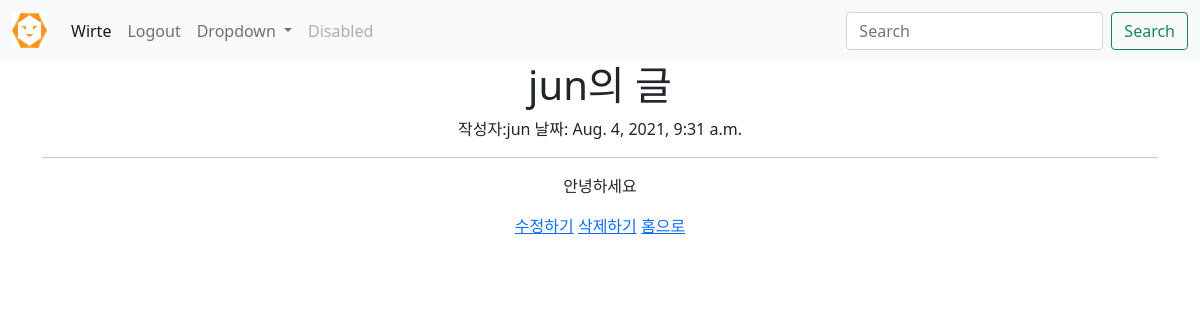
Page /blog/30 (signed in) on the committed database.
### blog/models.py (models this page shows, shortened)
class Blog(models.Model):
    title = models.CharField(max_length=200)
    writer = models.CharField(max_length=10)
    pub_date= models.DateTimeField()
    body = models.TextField()
    image = models.ImageField(blank = True, null = True, upload_to = "blog/")

### blog/views.py (the view)
# urls.py: path('<str:id>',detail,name="detail"),
def detail(request,id):
    blog = get_object_or_404(Blog, pk = id)
    return render(request, 'detail.html',{'blog':blog})

### blog/templates/detail.html (shortened to what this page needs)
<!DOCTYPE html>
<html lang="en">
<head>
</head>
<body style="text-align: center;">
    {% extends 'base.html' %}
    {% block content %}
    <h1>{{blog.title}}</h1>
    작성자:{{blog.writer}}
    날짜: {{blog.pub_date}}
    <hr>
    <p>{{blog.body}}</p>
    <a href="{%url 'edit' blog.id%}">수정하기</a>
    <a href="{%url 'delete' blog.id%}">삭제하기</a>
    <a href="{%url 'home'%}">홈으로</a>
    {% endblock %}

### rows in the picture
Blog: title "jun의 글", writer "jun", pub_date "Aug. 4, 2021, 9:31 a.m.", body "안녕하세요"
